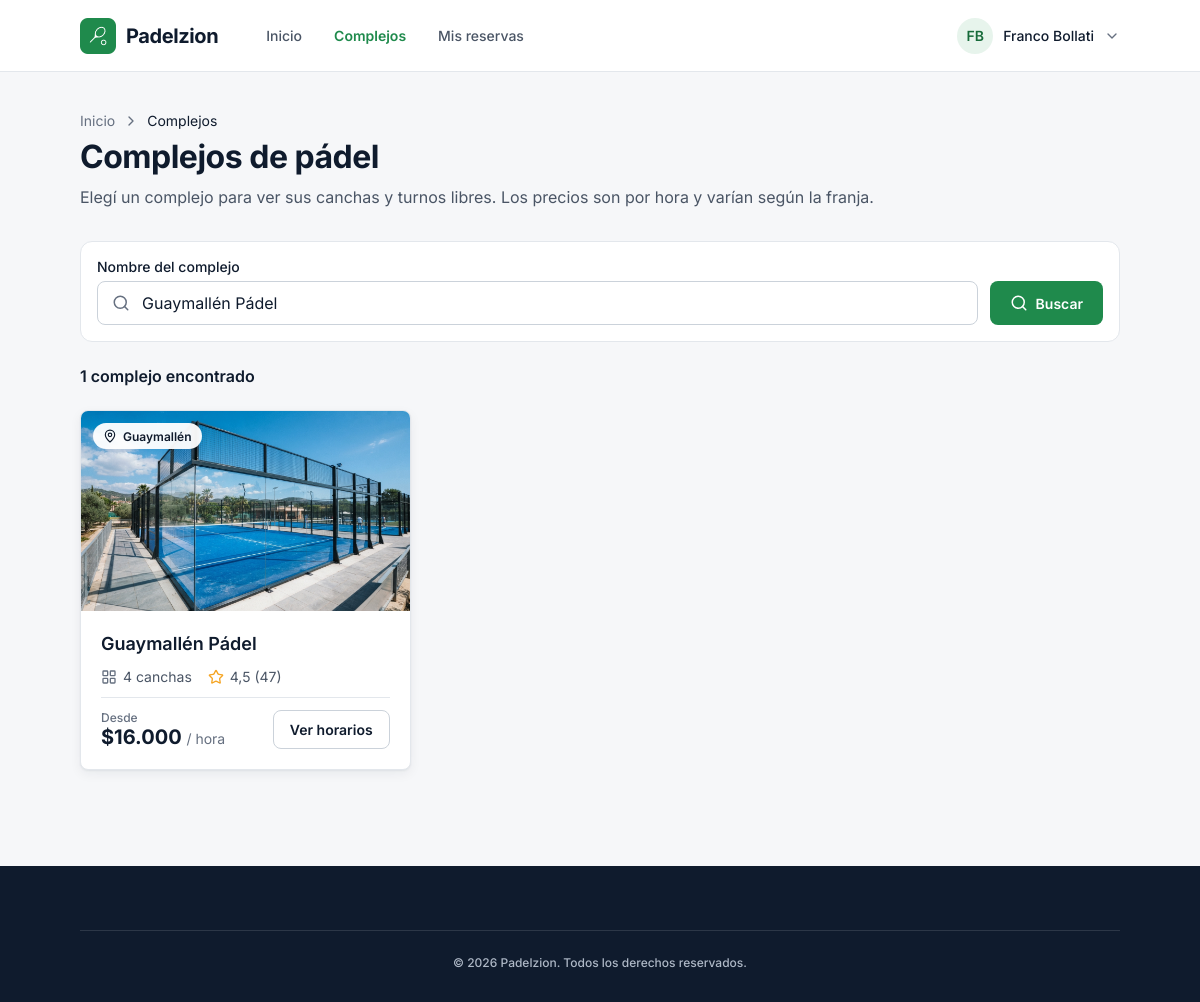
The app's page /complejos.php?buscar=Guaymallén Pádel (signed in) with its own data.
### tables this page shows
CREATE TABLE IF NOT EXISTS imagenes (
  id INT AUTO_INCREMENT PRIMARY KEY,
  complejo_id INT NOT NULL,
  archivo VARCHAR(100) NOT NULL,
  portada TINYINT(1) NOT NULL DEFAULT 0,
  FOREIGN KEY (complejo_id) REFERENCES complejos(id)
);

CREATE TABLE IF NOT EXISTS complejos (
  id INT AUTO_INCREMENT PRIMARY KEY,
  nombre VARCHAR(100) NOT NULL,
  zona VARCHAR(50) NOT NULL,
  direccion VARCHAR(150) NOT NULL,
  descripcion TEXT NOT NULL,
  cantidad_canchas INT NOT NULL,
  puntaje DECIMAL(2,1) NOT NULL,
  opiniones INT NOT NULL,
  precio_desde INT NOT NULL
);

### includes/card-complejo.php (the view)
<a class="card" href="complejo.php?id=<?php echo $complejo["id"]; ?>">
  <div class="card-imagen">
    <img src="img/<?php echo $complejo["imagen"]; ?>" alt="<?php echo $complejo["nombre"]; ?>">
    <span class="etiqueta"><img src="img/iconos/ubicacion.svg" alt=""> <?php echo $complejo["zona"]; ?></span>
  </div>
  <div class="card-cuerpo">
    <h3><?php echo $complejo["nombre"]; ?></h3>
    <div class="card-rasgos">
      <span><img src="img/iconos/canchas.svg" alt=""> <?php echo $complejo["cantidad_canchas"]; ?> canchas</span>
      <span><img src="img/iconos/estrella.svg" alt=""> <?php echo number_format($complejo["puntaje"], 1, ",", "."); ?> (<?php echo $complejo["opiniones"]; ?>)</span>
    </div>
    <div class="card-pie">
      <div>
        <p class="card-desde">Desde</p>
        <p class="card-precio">$<?php echo number_format($complejo["precio_desde"], 0, ",", "."); ?> <span>/ hora</span></p>
      </div>
      <span class="boton-borde">Ver horarios</span>
    </div>
  </div>
</a>

### complejos.php (shortened to what this page needs)
<?php
include "config/conexion.php";
$buscar = "";
if (isset($_GET["buscar"])) {
  $buscar = $_GET["buscar"];
}
$filtro = "%" . $buscar . "%";
$sql = "SELECT complejos.*, imagenes.archivo AS imagen FROM complejos
        JOIN imagenes ON imagenes.complejo_id = complejos.id AND imagenes.portada = 1
        WHERE complejos.nombre LIKE ? ORDER BY complejos.id";
$stmt = $conn->prepare($sql);
$stmt->bind_param("s", $filtro);
$stmt->execute();
$complejos = $stmt->get_result();
$total = $complejos->num_rows;
?>
<!DOCTYPE html>
<html lang="es">
<head>
  <link rel="stylesheet" href="css/estilos.css">
</head>
<body class="fondo-gris">
  <?php include "includes/navbar.php"; ?>
  <main class="contenido">
    <div class="encabezado-pagina">
      <div class="breadcrumb">
        <a href="index.php">Inicio</a>
        <img src="img/iconos/flecha-derecha.svg" alt="">
        <span>Complejos</span>
      </div>
      <h1>Complejos de pádel</h1>
      <p>Elegí un complejo para ver sus canchas y turnos libres. Los precios son por hora y varían según la franja.</p>
    </div>
    <form class="filtros" action="complejos.php" method="GET">
      <div class="campo">
        <label for="buscar">Nombre del complejo</label>
        <div class="campo-input">
          <img src="img/iconos/buscar.svg" alt="">
          <input type="text" id="buscar" name="buscar" placeholder="Buscá por nombre, ej: Aconcagua Pádel Club" value="<?php echo htmlspecialchars($buscar); ?>">
        </div>
      </div>
      <button type="submit" class="boton-buscar"><img src="img/iconos/buscar-blanco.svg" alt=""> Buscar</button>
    </form>
    <?php if ($total == 1) { ?>
      <p class="resultados-total">1 complejo encontrado</p>
    <?php } else { ?>
      <p class="resultados-total"><?php echo $total; ?> complejos encontrados</p>
    <?php } ?>
    <?php if ($total == 0) { ?>
      <div class="sin-resultados">
        <p>No encontramos complejos con ese nombre. Probá con otra búsqueda.</p>
        <a href="complejos.php" class="boton-borde">Ver todos los complejos</a>
      </div>
    <?php } else { ?>
      <div class="grilla-complejos">
        <?php while ($complejo = $complejos->fetch_assoc()) { ?>
          <?php include "includes/card-complejo.php"; ?>
        <?php } ?>
      </div>
    <?php } ?>
  </main>
  <?php include "includes/footer.php"; ?>
</body>
</html>

### css/estilos.css (style rules this page uses)
* { box-sizing: border-box; }
body { margin: 0; font-family: "Inter", Arial, sans-serif; color: #0F1B2D; background-color: #FFFFFF; }
h1, h2, h3, p { margin: 0; }
a { text-decoration: none; }
.campo { display: flex; flex-direction: column; gap: 6px; }
.campo label { font-size: 14px; font-weight: 500; }
.campo-input { display: flex; align-items: center; gap: 10px; height: 44px; padding: 0 14px; border: 1px solid #CBD2DA; border-radius: 8px; background-color: #FFFFFF; }
.campo-input img { width: 18px; height: 18px; }
.campo-input input { width: 100%; border: none; outline: none; font-family: "Inter", Arial, sans-serif; font-size: 16px; color: #0F1B2D; }
.boton-borde { display: inline-block; padding: 10px 16px; border: 1px solid #CBD2DA; border-radius: 8px; background-color: #FFFFFF; color: #0F1B2D; font-size: 14px; font-weight: 600; }
.boton-buscar { display: flex; align-items: center; gap: 8px; height: 44px; padding: 0 24px; border: none; border-radius: 8px; background-color: #1F8A4C; color: #FFFFFF; font-family: "Inter", Arial, sans-serif; font-size: 14px; font-weight: 600; cursor: pointer; }
.boton-buscar img { width: 18px; height: 18px; }
.card { flex: 1; overflow: hidden; border: 1px solid #E3E7EC; border-radius: 8px; background-color: #FFFFFF; color: #0F1B2D; box-shadow: 0 1px 2px rgba(15, 27, 45, 0.06), 0 4px 12px rgba(15, 27, 45, 0.06); }
.card-imagen { position: relative; height: 200px; }
.card-imagen > img { width: 100%; height: 200px; object-fit: cover; }
.etiqueta { position: absolute; top: 12px; left: 12px; display: flex; align-items: center; gap: 6px; height: 26px; padding: 4px 10px; border-radius: 999px; background-color: rgba(255, 255, 255, 0.95); font-size: 12px; font-weight: 600; }
.etiqueta img { width: 14px; height: 14px; }
.card-cuerpo { padding: 20px; }
.card-cuerpo h3 { font-size: 18px; font-weight: 600; line-height: 1.4; }
.card-rasgos { display: flex; gap: 16px; margin-top: 12px; font-size: 14px; color: #4A5565; }
.card-rasgos span { display: flex; align-items: center; gap: 6px; }
.card-rasgos img { width: 16px; height: 16px; }
.card-pie { display: flex; justify-content: space-between; align-items: flex-end; margin-top: 12px; padding-top: 12px; border-top: 1px solid #E3E7EC; }
.card-desde { font-size: 12px; font-weight: 500; color: #667080; }
.card-precio { font-size: 20px; font-weight: 700; }
.card-precio span { font-size: 14px; font-weight: 400; color: #667080; }
.fondo-gris { background-color: #F6F7F9; }
.contenido { padding: 40px 80px 96px 80px; }
.encabezado-pagina { margin-bottom: 32px; }
.breadcrumb { display: flex; align-items: center; gap: 8px; margin-bottom: 8px; font-size: 14px; }
.breadcrumb a { color: #667080; }
.breadcrumb img { width: 16px; height: 16px; }
.encabezado-pagina h1 { margin-bottom: 8px; font-size: 32px; font-weight: 700; line-height: 1.25; letter-spacing: -0.5px; }
.encabezado-pagina p { font-size: 16px; line-height: 1.5; color: #4A5565; }
.filtros { display: flex; align-items: flex-end; gap: 12px; margin-bottom: 24px; padding: 16px; border: 1px solid #E3E7EC; border-radius: 12px; background-color: #FFFFFF; }
.filtros .campo { flex: 1; }
.filtros .boton-buscar { padding: 0 20px; }
.resultados-total { margin-bottom: 24px; font-size: 16px; font-weight: 600; }
.grilla-complejos { display: grid; grid-template-columns: 1fr 1fr 1fr; gap: 24px; }

### records on screen
imagenes: archivo (picture), complejo.zona "Guaymallén", complejo.nombre "Guaymallén Pádel", complejo.cantidad_canchas "4", complejo.puntaje "4,5", complejo.opiniones "47", complejo.precio_desde "16.000"

### other values on screen
$_SESSION["usuario_iniciales"] "FB"
$_SESSION["usuario_nombre"] "Franco Bollati"
